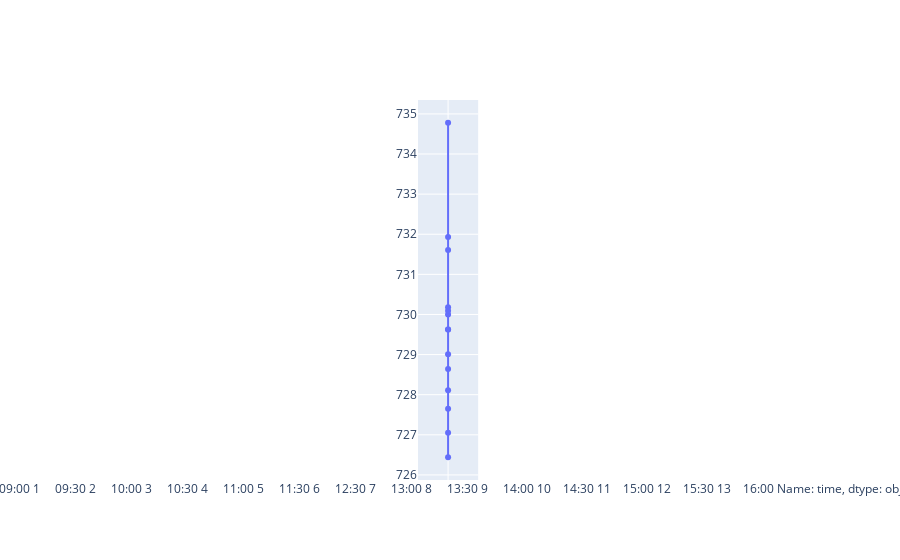

Source (notebook cell):
### Code cell
fig.add_trace(
    go.Scatter(x=dfstock['time'], y=dfstock['last'], name="yaxis data"),
    secondary_y=False,
)

### Figure 1 — Plotly figure (JSON) as saved in the notebook; plotly's stock layout.template omitted (floating-point values rounded to 4 significant figures)
{"data": [{"name": "yaxis data", "type": "scatter", "x": ["0     09:00\n1     09:30\n2     10:00\n3     10:30\n4     11:00\n5     11:30\n6     12:30\n7     13:00\n8     13:30\n9     14:00\n10    14:30\n11    15:00\n12    15:30\n13    16:00\nName: time, dtype: object", "0     09:00\n1     09:30\n2     10:00\n3     10:30\n4     11:00\n5     11:30\n6     12:30\n7     13:00\n8     13:30\n9     14:00\n10    14:30\n11    15:00\n12    15:30\n13    16:00\nName: time, dtype: object", "0     09:00\n1     09:30\n2     10:00\n3     10:30\n4     11:00\n5     11:30\n6     12:30\n7     13:00\n8     13:30\n9     14:00\n10    14:30\n11    15:00\n12    15:30\n13    16:00\nName: time, dtype: object", "0     09:00\n1     09:30\n2     10:00\n3     10:30\n4     11:00\n5     11:30\n6     12:30\n7     13:00\n8     13:30\n9     14:00\n10    14:30\n11    15:00\n12    15:30\n13    16:00\nName: time, dtype: object", "0     09:00\n1     09:30\n2     10:00\n3     10:30\n4     11:00\n5     11:30\n6     12:30\n7     13:00\n8     13:30\n9     14:00\n10    14:30\n11    15:00\n12    15:30\n13    16:00\nName: time, dtype: object", "0     09:00\n1     09:30\n2     10:00\n3     10:30\n4     11:00\n5     11:30\n6     12:30\n7     13:00\n8     13:30\n9     14:00\n10    14:30\n11    15:00\n12    15:30\n13    16:00\nName: time, dtype: object", "0     09:00\n1     09:30\n2     10:00\n3     10:30\n4     11:00\n5     11:30\n6     12:30\n7     13:00\n8     13:30\n9     14:00\n10    14:30\n11    15:00\n12    15:30\n13    16:00\nName: time, dtype: object", "0     09:00\n1     09:30\n2     10:00\n3     10:30\n4     11:00\n5     11:30\n6     12:30\n7     13:00\n8     13:30\n9     14:00\n10    14:30\n11    15:00\n12    15:30\n13    16:00\nName: time, dtype: object", "0     09:00\n1     09:30\n2     10:00\n3     10:30\n4     11:00\n5     11:30\n6     12:30\n7     13:00\n8     13:30\n9     14:00\n10    14:30\n11    15:00\n12    15:30\n13    16:00\nName: time, dtype: object", "0     09:00\n1     09:30\n2     10:00\n3     10:30\n4     11:00\n5     11:30\n6     12:30\n7     13:00\n8     13:30\n9     14:00\n10    14:30\n11    15:00\n12    15:30\n13    16:00\nName: time, dtype: object", "0     09:00\n1     09:30\n2     10:00\n3     10:30\n4     11:00\n5     11:30\n6     12:30\n7     13:00\n8     13:30\n9     14:00\n10    14:30\n11    15:00\n12    15:30\n13    16:00\nName: time, dtype: object", "0     09:00\n1     09:30\n2     10:00\n3     10:30\n4     11:00\n5     11:30\n6     12:30\n7     13:00\n8     13:30\n9     14:00\n10    14:30\n11    15:00\n12    15:30\n13    16:00\nName: time, dtype: object", "0     09:00\n1     09:30\n2     10:00\n3     10:30\n4     11:00\n5     11:30\n6     12:30\n7     13:00\n8     13:30\n9     14:00\n10    14:30\n11    15:00\n12    15:30\n13    16:00\nName: time, dtype: object", "0     09:00\n1     09:30\n2     10:00\n3     10:30\n4     11:00\n5     11:30\n6     12:30\n7     13:00\n8     13:30\n9     14:00\n10    14:30\n11    15:00\n12    15:30\n13    16:00\nName: time, dtype: object"], "xaxis": "x", "y": [734.8, 731.6, 731.9, 730, 730.2, 727.6, 728.1, 730.1, 728.6, 726.4, 729.6, 727.0, 729.0, 729.6], "yaxis": "y"}], "layout": {"xaxis": {"anchor": "y", "domain": [0, 0.94]}, "yaxis": {"anchor": "x", "domain": [0, 1]}, "yaxis2": {"anchor": "x", "overlaying": "y", "side": "right"}}}
